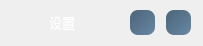
    <widget class="QFrame" name="frame_top_2">
     <property name="sizePolicy">
      <sizepolicy hsizetype="Preferred" vsizetype="Fixed">
       <horstretch>0</horstretch>
       <verstretch>0</verstretch>
      </sizepolicy>
     </property>
     <property name="minimumSize">
      <size>
       <width>0</width>
       <height>46</height>
      </size>
     </property>
     <property name="maximumSize">
      <size>
       <width>16777215</width>
       <height>46</height>
      </size>
     </property>
     <property name="sizeIncrement">
      <size>
       <width>0</width>
       <height>36</height>
      </size>
     </property>
     <property name="baseSize">
      <size>
       <width>0</width>
       <height>36</height>
      </size>
     </property>
     <property name="mouseTracking">
      <bool>false</bool>
     </property>
     <property name="frameShape">
      <enum>QFrame::NoFrame</enum>
     </property>
     <property name="frameShadow">
      <enum>QFrame::Plain</enum>
     </property>
     <layout class="QHBoxLayout" name="horizontalLayout_4">
      <property name="spacing">
       <number>11</number>
      </property>
      <property name="leftMargin">
       <number>0</number>
      </property>
      <property name="topMargin">
       <number>0</number>
      </property>
      <property name="rightMargin">
       <number>0</number>
      </property>
      <property name="bottomMargin">
       <number>0</number>
      </property>
      <item>
       <spacer name="horizontalSpacer_3">
        <property name="orientation">
         <enum>Qt::Horizontal</enum>
        </property>
        <property name="sizeType">
         <enum>QSizePolicy::Fixed</enum>
        </property>
        <property name="sizeHint" stdset="0">
         <size>
          <width>15</width>
          <height>20</height>
         </size>
        </property>
       </spacer>
      </item>
      <item>
       <widget class="QLabel" name="label_8">
        <property name="minimumSize">
         <size>
          <width>20</width>
          <height>20</height>
         </size>
        </property>
        <property name="maximumSize">
         <size>
          <width>20</width>
          <height>20</height>
         </size>
        </property>
        <property name="styleSheet">
         <string notr="true"/>
        </property>
        <property name="text">
         <string/>
        </property>
        <property name="pixmap">
         <pixmap resource="../db_master.qrc">:/icon/res/logo.png</pixmap>
        </property>
        <property name="scaledContents">
         <bool>true</bool>
        </property>
       </widget>
      </item>
      <item>
       <widget class="QLabel" name="label_3">
        <property name="minimumSize">
         <size>
          <width>32</width>
          <height>36</height>
         </size>
        </property>
        <property name="maximumSize">
         <size>
          <width>300</width>
          <height>36</height>
         </size>
        </property>
        <property name="font">
         <font>
          <family>微软雅黑</family>
          <pointsize>10</pointsize>
          <italic>false</italic>
          <bold>false</bold>
         </font>
        </property>
        <property name="styleSheet">
         <string notr="true">QLabel
{
border-radius: 5px;
font: 75 10pt &quot;微软雅黑&quot;;
color: #FFFFFF;
line-height: 18px;
font-weight: 400;
padding-bottom:2px;
}</string>
        </property>
        <property name="text">
         <string>设置</string>
        </property>
        <property name="alignment">
         <set>Qt::AlignLeading|Qt::AlignLeft|Qt::AlignVCenter</set>
        </property>
       </widget>
      </item>
      <item>
       <spacer name="horizontalSpacer_4">
        <property name="orientation">
         <enum>Qt::Horizontal</enum>
        </property>
        <property name="sizeHint" stdset="0">
         <size>
          <width>40</width>
          <height>20</height>
         </size>
        </property>
       </spacer>
      </item>
      <item>
       <widget class="QPushButton" name="pbhide_5">
        <property name="minimumSize">
         <size>
          <width>25</width>
          <height>25</height>
         </size>
        </property>
        <property name="maximumSize">
         <size>
          <width>25</width>
          <height>25</height>
         </size>
        </property>
        <property name="mouseTracking">
         <bool>true</bool>
        </property>
        <property name="styleSheet">
         <string notr="true">QPushButton {
	background-color: qlineargradient(spread:pad, x1:0, y1:0, x2:0.988827, y2:0.982955, stop:0 rgba(75, 100, 120, 255), stop:1 rgba(104, 135, 163, 255));
	border-radius: 8px;  
}
QPushButton:hover {
   background: rgb(196,43,28);
}</string>
        </property>
        <property name="text">
         <string/>
        </property>
        <property name="icon">
         <iconset resource="../db_master.qrc">
          <normaloff>:/icon/res/最小化.png</normaloff>:/icon/res/最小化.png</iconset>
        </property>
        <property name="iconSize">
         <size>
          <width>20</width>
          <height>20</height>
         </size>
        </property>
       </widget>
      </item>
      <item>
       <widget class="QPushButton" name="pbClose_5">
        <property name="sizePolicy">
         <sizepolicy hsizetype="Fixed" vsizetype="Fixed">
          <horstretch>0</horstretch>
          <verstretch>0</verstretch>
         </sizepolicy>
        </property>
        <property name="minimumSize">
         <size>
          <width>25</width>
          <height>25</height>
         </size>
        </property>
        <property name="maximumSize">
         <size>
          <width>25</width>
          <height>25</height>
         </size>
        </property>
        <property name="mouseTracking">
         <bool>true</bool>
        </property>
        <property name="styleSheet">
         <string notr="true">QPushButton {
	background-color: qlineargradient(spread:pad, x1:0, y1:0, x2:0.988827, y2:0.982955, stop:0 rgba(75, 100, 120, 255), stop:1 rgba(104, 135, 163, 255));
	border-radius: 8px;  
}
QPushButton:hover {
   background: rgb(196,43,28);
}</string>
        </property>
        <property name="text">
         <string/>
        </property>
        <property name="icon">
         <iconset resource="../db_master.qrc">
          <normaloff>:/icon/res/关闭.png</normaloff>:/icon/res/关闭.png</iconset>
        </property>
        <property name="iconSize">
         <size>
          <width>20</width>
          <height>20</height>
         </size>
        </property>
        <property name="flat">
         <bool>false</bool>
        </property>
       </widget>
      </item>
      <item>
       <widget class="QLabel" name="label_10">
        <property name="minimumSize">
         <size>
          <width>1</width>
          <height>0</height>
         </size>
        </property>
        <property name="maximumSize">
         <size>
          <width>1</width>
          <height>16777215</height>
         </size>
        </property>
        <property name="mouseTracking">
         <bool>true</bool>
        </property>
        <property name="text">
         <string/>
        </property>
       </widget>
      </item>
     </layout>
    </widget>
